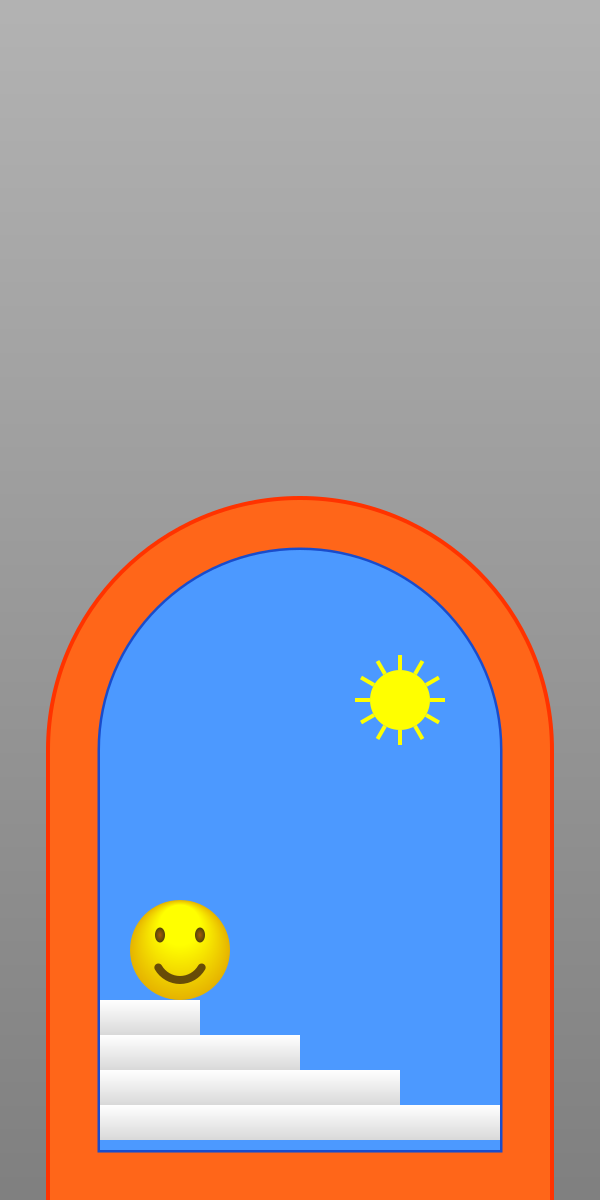

The script that saved this image:
import cairo
import math

def create_surface(width, height, start_color, end_color):
    surface = cairo.ImageSurface(cairo.FORMAT_ARGB32, width, height)
    context = cairo.Context(surface)

    # Create vertical gradient for background
    gradient = cairo.LinearGradient(0, 0, 0, height)
    gradient.add_color_stop_rgb(0, *start_color)  # Start color (top)
    gradient.add_color_stop_rgb(1, *end_color)  # End color (bottom)
    context.set_source(gradient)
    context.paint()

    return surface, context


# Draw arch with optional border
def draw_arch(context, x, y, width, height, fill_color, border_color=None, border_width=5):
    if border_color:
        context.set_source_rgb(*border_color)
        context.set_line_width(border_width)
        context.move_to(x, y + height)
        context.arc(x + width // 2, y + height, width // 2, math.pi, 0)
        context.line_to(x + width, y + height * 2)
        context.line_to(x, y + height * 2)
        context.close_path()
        context.stroke()

    context.set_source_rgb(*fill_color)
    context.move_to(x, y + height)
    context.arc(x + width // 2, y + height, width // 2, math.pi, 0)
    context.line_to(x + width, y + height * 2)
    context.line_to(x, y + height * 2)
    context.close_path()
    context.fill()


# Draw stairs with gradient effect
def draw_stairs(context, start_x, start_y, stair_width, stair_height, num_stairs):
    for i in range(num_stairs):
        # Gradually shift from white to light grey on each step
        gradient = cairo.LinearGradient(0, start_y + (i * stair_height), 0, start_y + (i * stair_height) + stair_height)
        gradient.add_color_stop_rgb(0, 1, 1, 1)  # White at the top
        gradient.add_color_stop_rgb(1, 0.85, 0.85, 0.85)  # Light grey at the bottom

        context.set_source(gradient)
        context.rectangle(start_x, start_y + (i * stair_height), stair_width * (i + 1), stair_height)
        context.fill()


# Draw a smiley face with enhanced eyes and smile
def draw_smiley(context, center_x, center_y, radius):
    # Draw the yellow face (head of the smiley)
    context.arc(center_x, center_y, radius, 0, 2 * math.pi)
    gradient = cairo.RadialGradient(
        center_x,
        center_y - radius * 0.5,
        radius * 0.4,
        center_x,
        center_y,
        radius
    )
    gradient.add_color_stop_rgb(0, 1, 1, 0)  # Yellow
    gradient.add_color_stop_rgb(1, 0.9, 0.7, 0)  # Darker yellow for shading
    context.set_source(gradient)
    context.fill()

    # Draw the eyes with oval scaling and radial gradient
    def draw_eye(context, eye_x, eye_y, eye_radius):
        context.save()
        context.translate(eye_x, eye_y)
        context.scale(1, 1.5)
        context.arc(0, 0, eye_radius, 0, 2 * math.pi)
        eye_gradient = cairo.RadialGradient(0, 0, eye_radius * 0.1, 0, 0, eye_radius)
        eye_gradient.add_color_stop_rgb(0, 0.61, 0.35, 0.03)
        eye_gradient.add_color_stop_rgb(0.7, 0.41, 0.3, 0.03)
        eye_gradient.add_color_stop_rgb(1, 0.31, 0.25, 0.03)
        context.set_source(eye_gradient)
        context.fill()
        context.restore()  # Restore the context state

    # Left eye
    draw_eye(context, center_x - radius * 0.4, center_y - radius * 0.3, radius * 0.1)
    # Right eye
    draw_eye(context, center_x + radius * 0.4, center_y - radius * 0.3, radius * 0.1)

    # Draw the smile with rounded line caps
    context.set_line_cap(cairo.LINE_CAP_ROUND)  # Set line cap to round
    context.arc(center_x, center_y + radius * 0.1, radius * 0.5, math.radians(30), math.radians(150))
    context.set_source_rgb(0.41, 0.3, 0.03)  # Brown color for smile
    context.set_line_width(8)
    context.stroke()


# Draw a sun in the top left corner of the blue arch
def draw_sun(context, center_x, center_y, radius):
    # Draw the sun's body
    context.set_source_rgb(1, 1, 0)  # Yellow color
    context.arc(center_x, center_y, radius, 0, 2 * math.pi)
    context.fill()

    # Draw sun rays
    ray_length = radius * 1.5
    num_rays = 12
    for i in range(num_rays):
        angle = i * (2 * math.pi / num_rays)
        start_x = center_x + radius * math.cos(angle)
        start_y = center_y + radius * math.sin(angle)
        end_x = center_x + ray_length * math.cos(angle)
        end_y = center_y + ray_length * math.sin(angle)

        context.set_line_width(4)
        context.set_source_rgb(1, 1, 0)  # Yellow color for rays
        context.move_to(start_x, start_y)
        context.line_to(end_x, end_y)
        context.stroke()


# Main drawing function
def draw_scene(context, surface):
    # Draw outer orange arch (larger arch with border)
    draw_arch(context, 50, 250, 500, 500, (1, 0.4, 0.1), border_color=(1, 0.2, 0), border_width=8)

    # Draw inner blue arch (smaller arch inside the orange one, with a border)
    draw_arch(context, 100, 350, 400, 400, (0.3, 0.6, 1), border_color=(0.1, 0.3, 0.8), border_width=5)

    # Draw the sun in the top left corner of the blue arch
    draw_sun(context, 400, 700, 30)

    # Draw stairs leading up, with subtle color gradient
    draw_stairs(context, 100, 1000, 100, 35, 4)

    # Draw the smiley face on top of the stairs (replacing the sphere)
    draw_smiley(context, 180, 950, 50)

    # Save the result to a file
    surface.write_to_png("scene.png")
